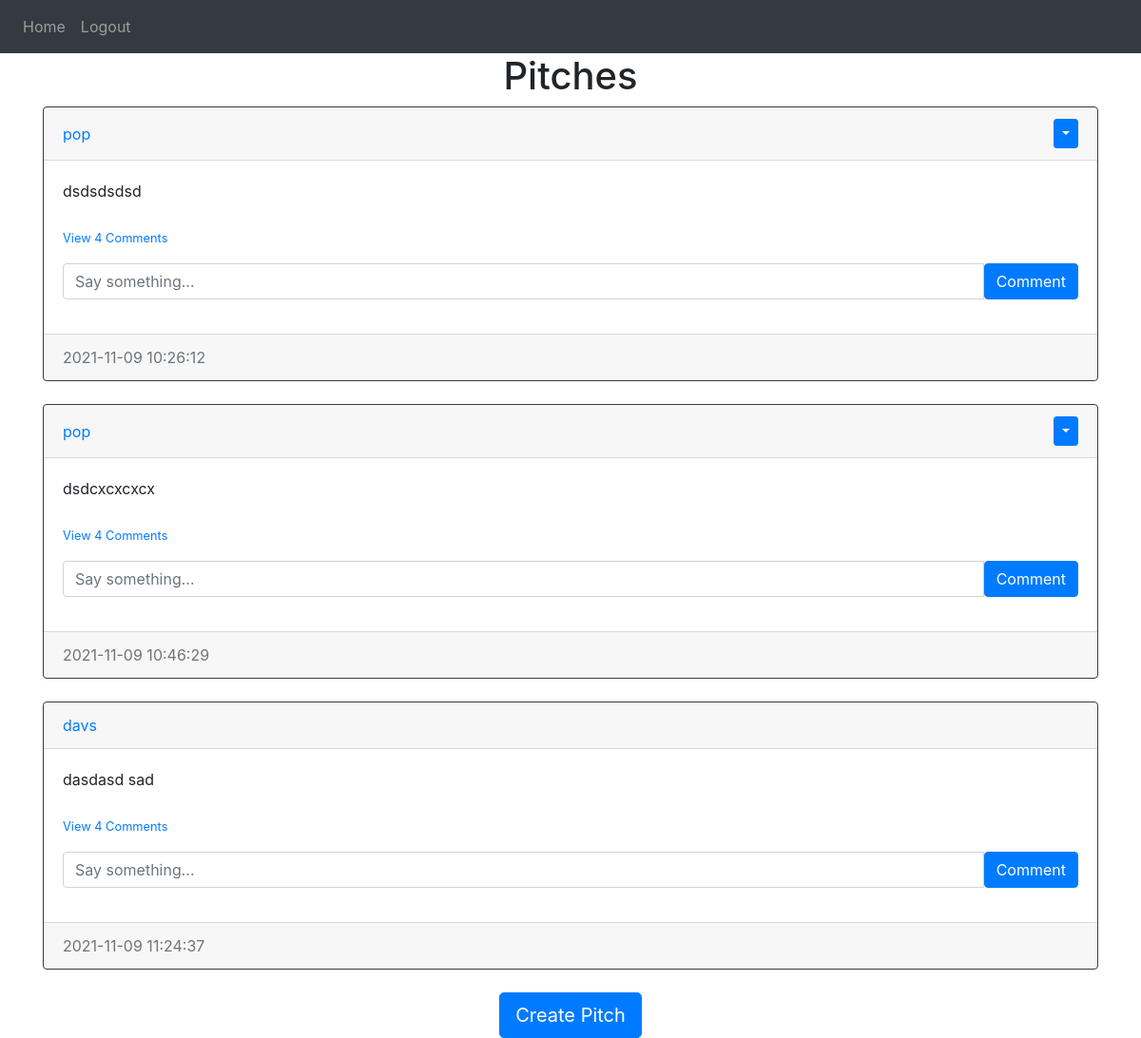
Screenshot of /home (signed in) with the database file from the repository.
### website/models.py (models this page shows)
class Post(db.Model):
    id = db.Column(db.Integer, primary_key=True)
    text = db.Column(db.Text, nullable=False)
    date_created = db.Column(db.DateTime(timezone=True), default=func.now())
    author = db.Column(db.Integer, db.ForeignKey('user.id', ondelete="CASCADE"), nullable=False)
    comments = db.relationship('Comment', backref='post', passive_deletes=True)

class User(db.Model, UserMixin):
    id = db.Column(db.Integer, primary_key=True)
    email = db.Column(db.String(150), unique=True)
    username = db.Column(db.String(150), unique=True)
    password = db.Column(db.String(150))
    date_created = db.Column(db.DateTime(timezone=True), default=func.now())
    posts = db.relationship('Post', backref='user', passive_deletes=True)
    comments = db.relationship('Comment', backref='user', passive_deletes=True)

### website/views.py (the view)
@views.route('/')
@views.route('/home')
@login_required
def home():
    posts = Post.query.all()
    return render_template('home.html', user=current_user, posts=posts)

### website/__init__.py (called while the page is built)
def create_app():
    app = Flask(__name__)
    app.config['SECRET_KEY'] = 'eowqiepowqipeoeoqwpeoiwpqoei'
    app.config['SQLALCHEMY_DATABASE_URI'] = f'sqlite:///{DB_NAME}'
    db.init_app(app)
    from .views import views
    from .auth import auth
    app.register_blueprint(views, url_prefix='/')
    app.register_blueprint(auth, url_prefix='/')
    from .models import User, Post,Comment
    login_manager =LoginManager()
    login_manager.login_view = 'auth.login'
    login_manager.init_app(app)
    @login_manager.user_loader
    def load_user(id):
        return User.query.get(int(id))
    create_database(app)
    return app

### website/templates/home.html (shortened to what this page needs)
{% extends 'pitch_div.html' %}

### website/templates/pitch_div.html (shortened to what this page needs)
{% extends 'base.html' %}
{% block content %}
<h1 align="center"> {% block header %}Pitches{% endblock %}</h1>
<div id="posts">
  {% for post in posts %}
  <div class="card border-dark">
    <div class="card-header d-flex justify-content-between align-items-center">
      <a href="/pitches/{{post.user.username}}">{{post.user.username}}</a>
      {% if user.id == post.author %}
      <div class="btn-group">
        <button class="btn btn-sm btn-primary dropdown-toggle" data-toggle="dropdown"></button>
      </div>
      {% endif %}
    </div>
    <div class="card-body">
      <div class="card-text">{{post.text}}</div>
      <br>
      <p class="card-text">
      {% if post.comments|length > 0 %}
      <a href="#comments-{{post.id}}" data-toggle="collapse" role="button">
        <small>View {{post.comments|length}} Comments </small>
      </a>
      {% else %}
      <small class="text-muted">No comments</small>
      {% endif %}
      </p>
      <form action="/create-comment/{{post.id}}" method="POST" class="input-group mb-3">
          <input type="text" id="text" name="text" class="form-control" placeholder="Say something...">
          <button type="submit" class="btn btn-primary">Comment</button>
      </form>
    </div>
    <div class="card-footer text-muted">{{post.date_created}}</div>
  </div>
  <br>
  {% endfor %}
</div>
{% block footer %}
  <div align="center">
    <a href="/create-pitch">
      <button class="btn btn-lg btn-primary">Create Pitch</button>
    </a>
  </div>
{% endblock %}
{% endblock %}

### rows the page displays
Post: user.username "pop", text "dsdsdsdsd", comments|length "4", date_created "2021-11-09 10:26:12"
Post: user.username "pop", text "dsdcxcxcxcx", comments|length "4", date_created "2021-11-09 10:46:29"
Post: user.username "davs", text "dasdasd sad", comments|length "4", date_created "2021-11-09 11:24:37"
